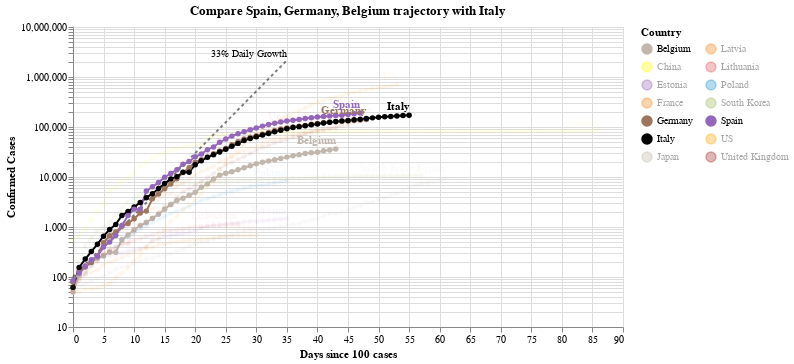

The code cell stored with this chart in its notebook:
### Code cell
#hide_input
chart2 = make_since_chart(['Spain', 'Germany', 'Belgium'])
chart2

### Figure 1 — Vega-Lite specification as saved in the notebook (floating-point values rounded to 4 significant figures; data arrays with more than 128 entries replaced by an {"elided": "..."} marker saying what was removed)
{"config": {"view": {"continuousWidth": 400, "continuousHeight": 300}}, "layer": [{"mark": {"type": "line", "color": "black", "opacity": 0.5, "strokeDash": [3, 3]}, "encoding": {"x": {"type": "quantitative", "field": "Days since 100 cases"}, "y": {"type": "quantitative", "field": "Confirmed Cases"}}}, {"mark": {"type": "text", "align": "right", "dy": -6, "fontSize": 10, "text": "33% Daily Growth"}, "encoding": {"x": {"type": "quantitative", "field": "Days since 100 cases"}, "y": {"type": "quantitative", "field": "Confirmed Cases"}}, "transform": [{"filter": "(datum['Days since 100 cases'] >= 35)"}]}, {"data": {"name": "data-aede39ef61cbf493733d28b9d2a920fe"}, "mark": {"type": "line", "point": true}, "encoding": {"color": {"type": "nominal", "field": "Country", "legend": {"columns": 2}, "scale": {"domain": ["Belgium", "China", "Estonia", "France", "Germany", "Italy", "Japan", "Latvia", "Lithuania", "Poland", "South Korea", "Spain", "US", "United Kingdom"], "range": ["#C1B7AD", "yellow", "#9467bd", "#F58518", "#9D755D", "black", "#C1B7AD", "#F58518", "#E45756", "#2495D3", "#A1BA59", "#9467bd", "orange", "brown"]}}, "opacity": {"condition": {"value": 1, "selection": "selector003"}, "value": 0.05}, "tooltip": [{"type": "nominal", "field": "Country"}, {"type": "temporal", "field": "Date"}, {"type": "quantitative", "field": "Confirmed Cases"}, {"type": "quantitative", "field": "Days since 100 cases"}], "x": {"type": "quantitative", "field": "Days since 100 cases"}, "y": {"type": "quantitative", "field": "Confirmed Cases", "scale": {"type": "log"}}}, "selection": {"selector003": {"type": "multi", "fields": ["Country"], "bind": "legend", "init": [{"Country": "Spain"}, {"Country": "Germany"}, {"Country": "Belgium"}, {"Country": "Italy"}]}}, "width": 550}, {"data": {"name": "data-aede39ef61cbf493733d28b9d2a920fe"}, "mark": {"type": "text", "align": "right", "dy": -8, "fontWeight": "bold"}, "encoding": {"color": {"type": "nominal", "field": "Country", "legend": {"columns": 2}, "scale": {"domain": ["Belgium", "China", "Estonia", "France", "Germany", "Italy", "Japan", "Latvia", "Lithuania", "Poland", "South Korea", "Spain", "US", "United Kingdom"], "range": ["#C1B7AD", "yellow", "#9467bd", "#F58518", "#9D755D", "black", "#C1B7AD", "#F58518", "#E45756", "#2495D3", "#A1BA59", "#9467bd", "orange", "brown"]}}, "opacity": {"condition": {"value": 1, "selection": "selector003"}, "value": 0.05}, "text": {"type": "nominal", "field": "Country"}, "tooltip": [{"type": "nominal", "field": "Country"}, {"type": "temporal", "field": "Date"}, {"type": "quantitative", "field": "Confirmed Cases"}, {"type": "quantitative", "field": "Days since 100 cases"}], "x": {"type": "quantitative", "field": "Days since 100 cases"}, "y": {"type": "quantitative", "field": "Confirmed Cases", "scale": {"type": "log"}}}, "transform": [{"filter": "(datum['Date'] >= 1587081600000)"}], "width": 550}], "data": {"name": "data-c1a3bbf4dd040f2e7e8e7a69520e3c2a"}, "title": "Compare Spain, Germany, Belgium trajectory with Italy", "$schema": "https://vega.github.io/schema/vega-lite/v4.0.2.json", "datasets": {"data-c1a3bbf4dd040f2e7e8e7a69520e3c2a": [{"Days since 100 cases": 0, "Confirmed Cases": 100.0}, {"Days since 100 cases": 1, "Confirmed Cases": 133.0}, {"Days since 100 cases": 2, "Confirmed Cases": 176.9}, {"Days since 100 cases": 3, "Confirmed Cases": 235.3}, {"Days since 100 cases": 4, "Confirmed Cases": 312.9}, {"Days since 100 cases": 5, "Confirmed Cases": 416.2}, {"Days since 100 cases": 6, "Confirmed Cases": 553.5}, {"Days since 100 cases": 7, "Confirmed Cases": 736.1}, {"Days since 100 cases": 8, "Confirmed Cases": 979.1}, {"Days since 100 cases": 9, "Confirmed Cases": 1302.0}, {"Days since 100 cases": 10, "Confirmed Cases": 1732.0}, {"Days since 100 cases": 11, "Confirmed Cases": 2303.0}, {"Days since 100 cases": 12, "Confirmed Cases": 3064.0}, {"Days since 100 cases": 13, "Confirmed Cases": 4074.0}, {"Days since 100 cases": 14, "Confirmed Cases": 5419.0}, {"Days since 100 cases": 15, "Confirmed Cases": 7207.0}, {"Days since 100 cases": 16, "Confirmed Cases": 9586.0}, {"Days since 100 cases": 17, "Confirmed Cases": 12750.0}, {"Days since 100 cases": 18, "Confirmed Cases": 16960.0}, {"Days since 100 cases": 19, "Confirmed Cases": 22550.0}, {"Days since 100 cases": 20, "Confirmed Cases": 29990.0}, {"Days since 100 cases": 21, "Confirmed Cases": 39890.0}, {"Days since 100 cases": 22, "Confirmed Cases": 53060.0}, {"Days since 100 cases": 23, "Confirmed Cases": 70560.0}, {"Days since 100 cases": 24, "Confirmed Cases": 93850.0}, {"Days since 100 cases": 25, "Confirmed Cases": 124800.0}, {"Days since 100 cases": 26, "Confirmed Cases": 166000.0}, {"Days since 100 cases": 27, "Confirmed Cases": 220800.0}, {"Days since 100 cases": 28, "Confirmed Cases": 293700.0}, {"Days since 100 cases": 29, "Confirmed Cases": 390600.0}, {"Days since 100 cases": 30, "Confirmed Cases": 519500.0}, {"Days since 100 cases": 31, "Confirmed Cases": 690900.0}, {"Days since 100 cases": 32, "Confirmed Cases": 918900.0}, {"Days since 100 cases": 33, "Confirmed Cases": 1222000.0}, {"Days since 100 cases": 34, "Confirmed Cases": 1625000.0}, {"Days since 100 cases": 35, "Confirmed Cases": 2162000.0}], "data-aede39ef61cbf493733d28b9d2a920fe": {"elided": "685 records"}}}
